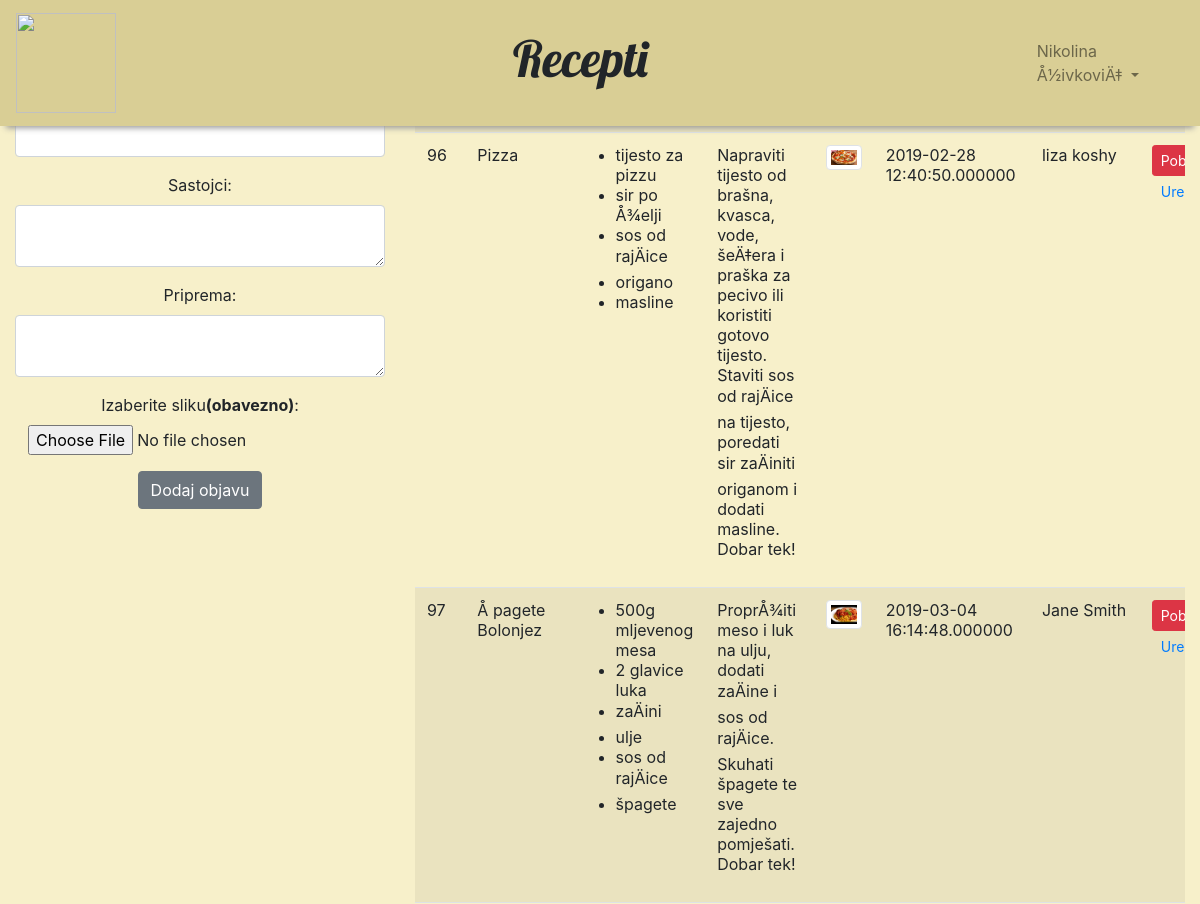
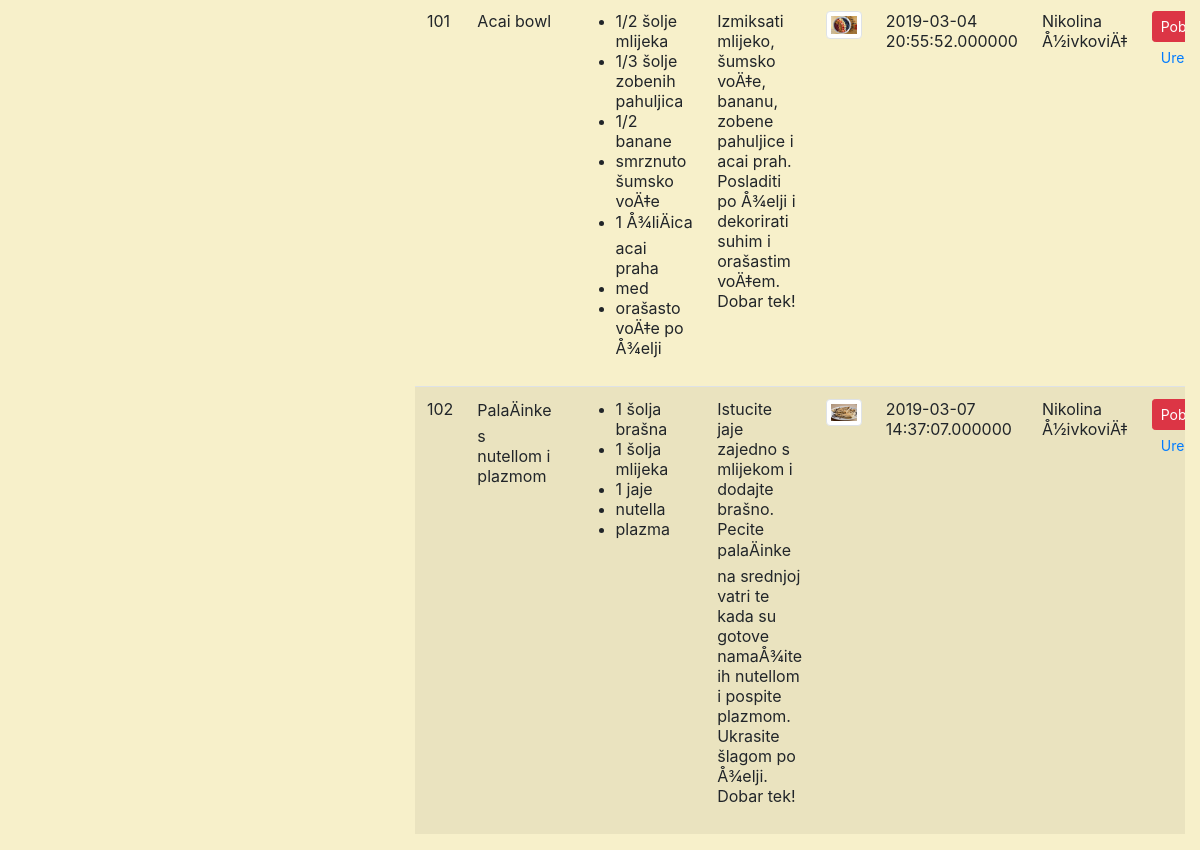
Screenshot of /index.php?view=admin (signed in) with the database file from the repository (2 pictures, top to bottom).
### tables this page shows
CREATE TABLE `korisnik` (
  `id` int(11) NOT NULL,
  `user_type` tinyint(1) NOT NULL DEFAULT '0',
  `ime` varchar(50) NOT NULL,
  `prezime` varchar(50) NOT NULL,
  `korisnicko_ime` varchar(50) NOT NULL,
  `lozinka` varchar(256) NOT NULL
);

CREATE TABLE `objave` (
  `id` int(50) NOT NULL,
  `naziv` varchar(50) NOT NULL,
  `tekst1` text NOT NULL,
  `tekst2` text NOT NULL,
  `slika` longblob NOT NULL,
  `datum` datetime(6) NOT NULL,
  `user_id` int(50) NOT NULL
);

### utils.php (called while the page is built)
<?php
function load_view($view_path, $params=array()) {
	extract($params);
	return include($view_path);
}
?>

### index.php (called while the page is built, shortened)
<?php
include ("db.php");
include ("utils.php");
$view ='login';
if(isset($_GET['view'])) {
	$view = $_GET['view'];
}
$params = array ();
if (isset($_SESSION['korisnicko_ime']) &&
	isset ($_SESSION['lozinka'])) {
		include("models/user.php");
		if ($_SESSION['user_type']==0){
		$user = get_user_login (
			$_SESSION['korisnicko_ime'],
			$_SESSION['lozinka'], $konekcija
		);
		$view = "recepti";
		$params =array('user' => $user);}
		elseif ($_SESSION['user_type']==1){
			$user = get_user_login (
			$_SESSION['korisnicko_ime'],
			$_SESSION['lozinka'], $konekcija
		);
			$view = "admin";
			$params = array('user' => $user); }
		}
include ("models/post.php");
$params['posts'] = get_posts($konekcija);
load_view("views/static/header.php", array("title" => "FoodLab"));
load_view("views/$view.php", $params);
load_view("views/static/footer.php");

### models/user.php (called while the page is built)
<?php
function get_user_login ($korisnicko_ime, $lozinka, $konekcija){
	$sql = "SELECT * FROM korisnik
	WHERE korisnicko_ime = '".$korisnicko_ime."'
	AND lozinka = '".$lozinka."'" ;
	$result = mysqli_query ($konekcija, $sql);
	return mysqli_fetch_assoc($result);
}
?>

### models/post.php (called while the page is built, shortened)
<?php
function get_posts ($konekcija) {
	$posts =array ();
	$sql ="SELECT o.id as post_id, naziv, datum, tekst1, tekst2, slika, ime, prezime
	FROM objave o, korisnik k
	WHERE o.user_id=k.id";
	$result= mysqli_query($konekcija, $sql);
	while ($post = mysqli_fetch_assoc($result)){
		array_push($posts, $post);
	}
	return $posts;
}

### views/admin.php (the view, shortened to what this page needs)
<nav class="navbar navbar-expand-lg fixed-top navbar-light" style="background-color:  #d9ce95;">
  <a class="navbar-brand" href="?view=welcome"><img width="100px" src="https://vectr.com/niki997/a9T91vSWR.svg?width=55&height=19&select=io6PrCJSB"></a>
  <div class="collapse navbar-collapse" id="navbarSupportedContent">
  <div class="container-fluid">
	  <h4 class="lijepTekst" style="text-align: center; font-size: 50px;">Recepti</h4>
	</div>
<ul class="navbar-nav" >
   <li class="nav-item dropdown" style="float:right;">
            <a href="#" class="nav-link dropdown-toggle" data-toggle="dropdown">
                <?php print ($user['ime']. " " . $user['prezime']); ?>
            </a>
        </li>
</ul>
</div>
</nav>
<br><br><br>
<div class="container-fluid" style="background-color: #f7f0ca; padding-top: 15px;" >
<div class="row">
    <div class="col-sm-4 text-center">
        <form method="POST" enctype="multipart/form-data" action="index.php?posts=<?php if (isset($edit_post)){?>edit&id=<?=$edit_post['id']?><?php } else {?>new<?php } ?>">
            <div class="form-group">
                <label for="korisnicko_ime">Naziv:</label>
                <div class="input-group">
                    <input type="text" value="<?php if(isset($edit_post)) print($edit_post['naziv']);?>" name="naziv" class="form-control">
                </div>
            </div>
            <div class="form-group">
                <label for="lozinka">Sastojci:</label>
                <textarea name="tekst1" class="form-control"><?php if(isset($edit_post)) print($edit_post['tekst1']);?></textarea>
            </div>
			<div class="form-group">
                <label for="lozinka">Priprema:</label>
                <textarea name="tekst2" class="form-control"><?php if(isset($edit_post)) print($edit_post['tekst2']);?></textarea>
            </div>
			<div class="form-group">
				<label for="slika">Izaberite sliku<strong>(obavezno)</strong>:</label>
				<input type="file" name="slika" id="slika" value="<?php if(isset($edit_post)) print($edit_post['slika']);?>">
			</div>
			<div class="form-group">
			<button class="btn btn-secondary" type="submit" name="objava">
<?php if (isset($edit_post)){ ?>Uredi objavu<?php } else { ?>Dodaj objavu<?php }?>
            </button>
           </div>
        </form>
    </div>
    <div class="col-sm-8" >
	<div class="table-responsive">
        <table class="table table-striped">
            <tr>
                <td>Id</td>
                <td>Naslov</td>
                <td>Sastojci</td>
				<td>Priprema</td>
				<td>Slika</td>
                <td>Datum</td>
                <td>Autor</td>
                <td>Akcije</td>
            </tr>
            <?php foreach ($posts as $post) { ?>
                <tr>
                    <td><?php print($post['post_id']); ?></td>
                    <td><?php print($post['naziv']); ?></td>
                    <td><?php print($post['tekst1']); ?></td>
					<td><?php print($post['tekst2']); ?></td>
					<td>
						<img src="images/<?php print($post['slika']);  ?>" height="200" width="200" class="img-thumbnail">
					</td>
                    <td><?php print($post['datum']); ?></td>
                    <td><?php print($post['ime']. " " .$post['prezime']); ?></td>
                    <td>
                        <a class="btn btn-danger btn-sm"
                    href="index.php?posts=delete&id=<?php print($post['post_id']); ?>">Pobriši</a>
                    <a class="btn btn-default btn-sm"
                    href="index.php?posts=edit&id=<?php print($post['post_id']); ?>">Uredi</a>
                    </td>
                </tr>
            <?php } ?>
        </table>
		</div>
    </div>
</div>
</div>

### views/static/header.php (shortened to what this page needs)
<html>
<head>
	<link rel="stylesheet" href="https://stackpath.bootstrapcdn.com/bootstrap/4.1.3/css/bootstrap.min.css">
	<link rel="stylesheet" href="https://use.fontawesome.com/releases/v5.5.0/css/all.css">
	<link href="mojstil.css" type="text/css" rel="stylesheet"/>
</head>
<body data-spy="scroll" data-target=".navbar" data-offset="0">

### views/static/footer.php (shortened to what this page needs)
</body>
</html>

### mojstil.css (style rules this page uses)
.navbar { -webkit-box-shadow: 0 8px 6px -6px #999; -moz-box-shadow: 0 8px 6px -6px #999; box-shadow: 0 8px 6px -6px #999; }
.lijepTekst { font-family: "Lobster", serif; }
body { position: relative; }

### rows the page displays
korisnik: ime "Nikolina", prezime "Å½ivkoviÄ‡"
objave: id "96", naziv "Pizza", tekst1 "tijesto za pizzu sir po Å¾elji sos od rajÄice origano masline", tekst2 "Napraviti tijesto od brašna, kvasca, vode, šeÄ‡era i praška za pecivo ili koristiti gotovo tijesto. Staviti sos od rajÄice na tijesto, poredati sir zaÄiniti origanom i dodati masline. Dobar tek!", slika (picture), datum "2019-02-28 12:40:50.000000", user.ime "liza", user.prezime "koshy"
objave: id "97", naziv "Å pagete Bolonjez", tekst1 "500g mljevenog mesa 2 glavice luka zaÄini ulje sos od rajÄice špagete", tekst2 "ProprÅ¾iti meso i luk na ulju, dodati zaÄine i sos od rajÄice. Skuhati špagete te sve zajedno pomješati. Dobar tek!", slika (placeholder picture), datum "2019-03-04 16:14:48.000000", user.ime "Jane", user.prezime "Smith"
objave: id "101", naziv "Acai bowl", tekst1 "1/2 šolje mlijeka 1/3 šolje zobenih pahuljica 1/2 banane smrznuto šumsko voÄ‡e 1 Å¾liÄica acai praha med orašasto voÄ‡e po Å¾elji", tekst2 "Izmiksati mlijeko, šumsko voÄ‡e, bananu, zobene pahuljice i acai prah. Posladiti po Å¾elji i dekorirati suhim i orašastim voÄ‡em. Dobar tek!", slika (picture), datum "2019-03-04 20:55:52.000000", user.ime "Nikolina", user.prezime "Å½ivkoviÄ‡"
objave: id "102", naziv "PalaÄinke s nutellom i plazmom", tekst1 "1 šolja brašna 1 šolja mlijeka 1 jaje nutella plazma", tekst2 "Istucite jaje zajedno s mlijekom i dodajte brašno. Pecite palaÄinke na srednjoj vatri te kada su gotove namaÅ¾ite ih nutellom i pospite plazmom. Ukrasite šlagom po Å¾elji. Dobar tek!", slika (picture), datum "2019-03-07 14:37:07.000000", user.ime "Nikolina", user.prezime "Å½ivkoviÄ‡"
